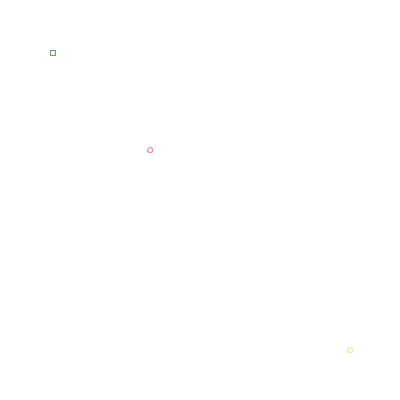
Frame 1 (no input)
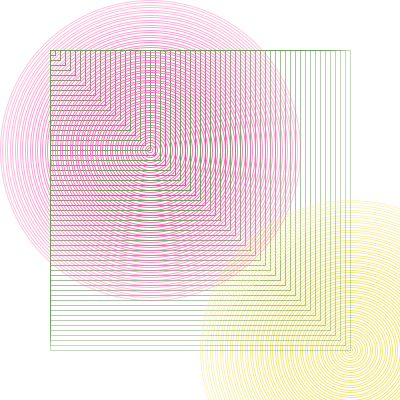
Frame 60 (the mouse pressed at the canvas centre just before this capture)
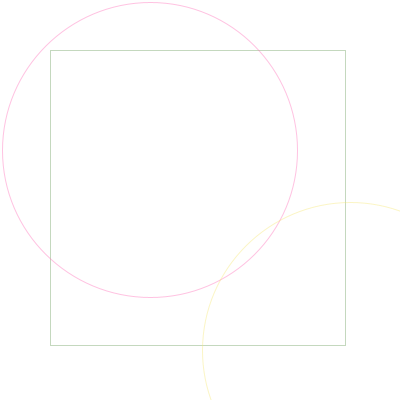
Frame 120 (the mouse held since frame 60 and released just before this capture)

The Processing sketch that drew these frames (run headless with seeded random() and noise(); from frame 60 on, the mouse is pressed at the canvas centre):

// Processing sketch: processing_55124
// ── processing_55124.pde

float x = 0.0;
float y = 0.0;
 
void setup(){
  size(400, 400);
  smooth();
  background(255);
}
 
void draw(){
  //click mouse to clear
   if(mousePressed){
   background(255);
   }
  frameRate(60);
  x += 5;
  y = -x + 400;
  //changed colour and put white square around using y
  stroke(#6FA062, y);
  noFill();
  rect(50, 50, x, x);
  
  stroke(#FF6AB5, y);
  noFill();
  ellipse(150, 150, x, x);
  
  stroke(#F5E672, y);
  noFill();
  ellipse(350, 350, x, x);
  //changes the size
  if (x > 300){
    x = 0;
   
  

   
  }
}
